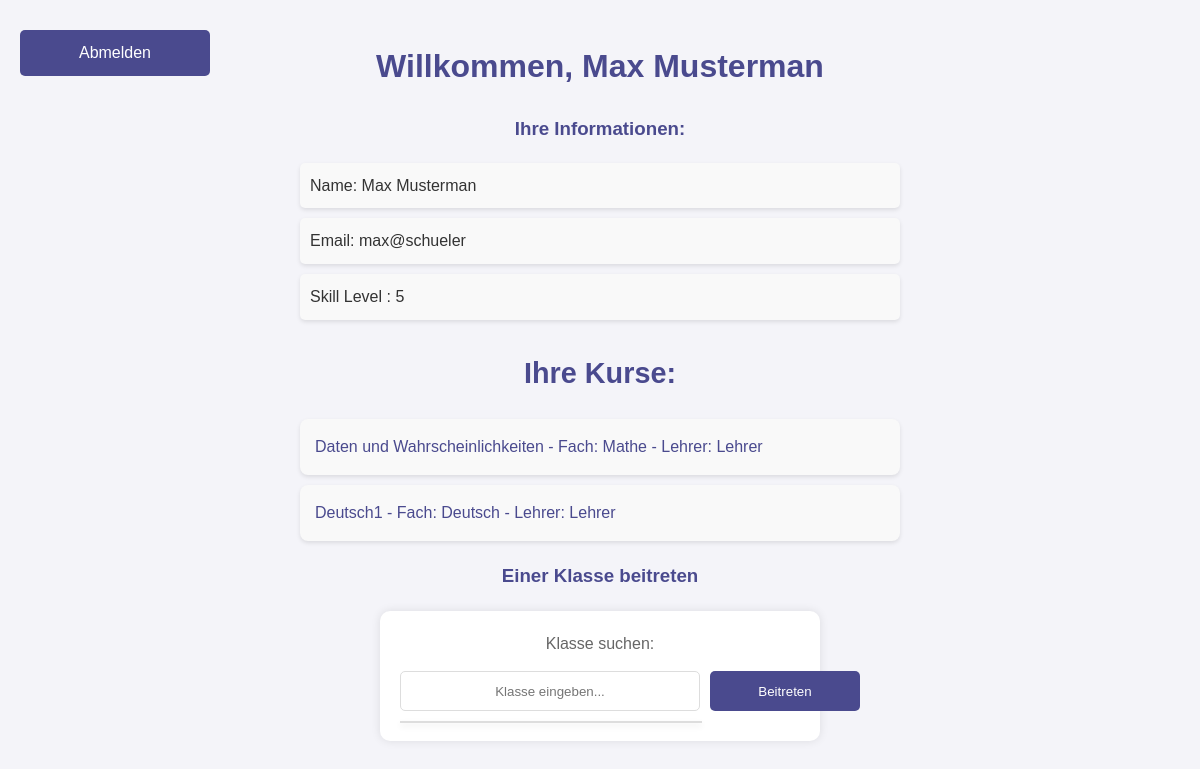
The page /student_dashboard (signed in) on the database its author committed.
### tables this page shows
CREATE TABLE "Participants" (
    id INTEGER PRIMARY KEY AUTOINCREMENT,
    name TEXT NOT NULL,
    email TEXT UNIQUE NOT NULL,
    password TEXT NOT NULL,
    skill_level INTEGER DEFAULT 5 CHECK (skill_level BETWEEN 1 AND 10)
);

CREATE TABLE "Classes" (
    id INTEGER PRIMARY KEY AUTOINCREMENT,
    class_name TEXT NOT NULL,
    subject TEXT NOT NULL,
    teacher_id INTEGER, grade_level INTEGER,
    FOREIGN KEY (teacher_id) REFERENCES Teachers (id)
);

CREATE TABLE Teachers (
    id INTEGER PRIMARY KEY AUTOINCREMENT,
    name TEXT NOT NULL,
    email TEXT UNIQUE NOT NULL,
    password TEXT NOT NULL
);

### app.py (the view)
@app.route('/student_dashboard')
def student_dashboard():
    if 'student_id' not in session:
        return redirect('/')
    student_id = session['student_id']
    conn = get_db_connection()
    student = conn.execute('SELECT * FROM Participants WHERE id = ?', (student_id,)).fetchone()
    joined_classes = conn.execute(
        'SELECT Classes.*, Teachers.name AS teacher_name '
        'FROM Classes '
        'JOIN ClassMembers ON Classes.id = ClassMembers.class_id '
        'JOIN Teachers ON Classes.teacher_id = Teachers.id '
        'WHERE ClassMembers.student_id = ?',
        (student_id,)
    ).fetchall()
    all_classes = conn.execute('SELECT id, class_name FROM Classes').fetchall()
    all_classes_dict = [{'id': int(class_['id']), 'class_name': class_['class_name']} for class_ in all_classes]
    conn.close()
    return render_template('student_dashboard.html', student=student, joined_classes=joined_classes, all_classes=all_classes_dict)

### app.py (called while the page is built)
def get_db_connection():
    conn = sqlite3.connect('ahg/database.db')
    conn.row_factory = sqlite3.Row
    return conn

### templates/student_dashboard.html (shortened to what this page needs)
<!DOCTYPE html>
<html lang="de">
<head>
    <link rel="stylesheet" href="{{ url_for('static', filename='styles.css') }}">
</head>
<body>
    <div class="top-buttons">
        <a href="/" class="button">Abmelden</a>
    </div>
    <h1>Willkommen, {{ student['name'] }}</h1>
    <h3>Ihre Informationen:</h3>
    <ul class="info-list">
        <li>Name: {{ student['name'] }}</li>
        <li>Email: {{ student['email'] }}</li>
        <li>Skill Level : {{ student['skill_level'] }}</li>
    </ul>
    <h2>Ihre Kurse:</h2>
    <ul class="class-list">
        {% for class in joined_classes %}
            <li>
                <a href="/class_details_student/{{ class['id'] }}/{{ student['id'] }}">
                    {{ class['class_name'] }} - Fach: {{ class['subject'] }} - Lehrer: {{ class['teacher_name'] }}
                </a>
            </li>
        {% endfor %}
    </ul>
    <h3>Einer Klasse beitreten</h3>
    <form action="/join_class" method="post" onsubmit="return checkSelection()" style="text-align: center;">
        <label for="class_search">Klasse suchen:</label>
        <div class="autocomplete-container" style="display: inline-flex; align-items: center;">
            <input type="text" id="class_search" oninput="showSuggestions(this.value)" autocomplete="off" placeholder="Klasse eingeben...">
            <button type="submit" style="margin-left: 10px;">Beitreten</button>
            <ul class="autocomplete-suggestions" id="suggestions-container"></ul>
        </div>
    </form>
</body>
</html>

### static/styles.css (style rules this page uses)
body { font-family: 'Arial', sans-serif; background-color: #f4f4f9; color: #333; margin: 0; padding: 20px; line-height: 1.6; }
h1, h2, h3 { color: #4a4a8e; text-align: center; }
.button, button, .back-button { background-color: #4a4a8e; color: white; border: none; padding: 10px 20px; margin: 10px 0; border-radius: 5px; cursor: pointer; transition: background-color 0.3s ease; text-decoration: none; display: block; text-align: center; width: 150px; margin-left: auto; margin-right: auto; }
.top-buttons { position: absolute; top: 20px; left: 20px; display: flex; gap: 10px; }
ul.class-list, ul.student-list { list-style-type: none; padding: 0; max-width: 600px; margin: 20px auto; }
ul.class-list li, ul.student-list li { background-color: #f9f9f9; margin: 10px 0; padding: 15px; border-radius: 8px; box-shadow: 0 2px 4px rgba(0, 0, 0, 0.1); transition: transform 0.2s; }
form { background-color: #fff; padding: 20px; border-radius: 10px; box-shadow: 0 0 10px rgba(0, 0, 0, 0.1); max-width: 400px; margin: 20px auto; }
label { display: block; margin-bottom: 5px; color: #666; }
input[type="text"], input[type="email"], input[type="password"], input[type="number"] { width: calc(100% - 20px); padding: 10px; margin-bottom: 20px; border: 1px solid #ddd; border-radius: 5px; text-align: center; }
a { text-decoration: none; color: #4a4a8e; }
.autocomplete-container { position: relative; display: flex; align-items: center; justify-content: center; }
input[type="text"] { width: 300px; padding: 10px; margin: 0; border: 1px solid #ddd; border-radius: 5px; height: 40px; box-sizing: border-box; }
button[type="submit"] { background-color: #4a4a8e; color: white; border: none; height: 40px; margin: 0; padding: 10px 20px; border-radius: 5px; cursor: pointer; transition: background-color 0.3s ease; margin-left: 10px; }
.autocomplete-suggestions { width: 300px; margin: 0; padding: 0; list-style: none; border: 1px solid #ddd; max-height: 150px; overflow-y: auto; background-color: #fff; box-shadow: 0 3px 6px rgba(0,0,0,0.1); position: absolute; top: 100%; left: 0; z-index: 1000; }
.info-list { list-style-type: none; padding: 0; max-width: 600px; margin: 0 auto; text-align: left; }
.info-list li { background-color: #f9f9f9; margin: 10px 0; padding: 10px; border-radius: 5px; box-shadow: 0 2px 4px rgba(0, 0, 0, 0.1); }
form { background-color: #fff; padding: 20px; border-radius: 10px; box-shadow: 0 0 10px rgba(0, 0, 0, 0.1); max-width: 400px; margin: 20px auto; text-align: center; }
.submit-button, button[type="submit"] { background-color: #4a4a8e; color: white; border: none; padding: 10px 20px; border-radius: 5px; cursor: pointer; transition: background-color 0.3s ease; display: inline-block; text-align: center; margin: 10px 0; }
h2 { margin-top: 30px; font-size: 1.8em; color: #4a4a8e; text-align: center; }

### rows shown on the page
Participants: name "Max Musterman", email "max@schueler", skill_level "5"
Classes: class_name "Daten und Wahrscheinlichkeiten", subject "Mathe", teacher_name "Lehrer"
Classes: class_name "Deutsch1", subject "Deutsch", teacher_name "Lehrer"
